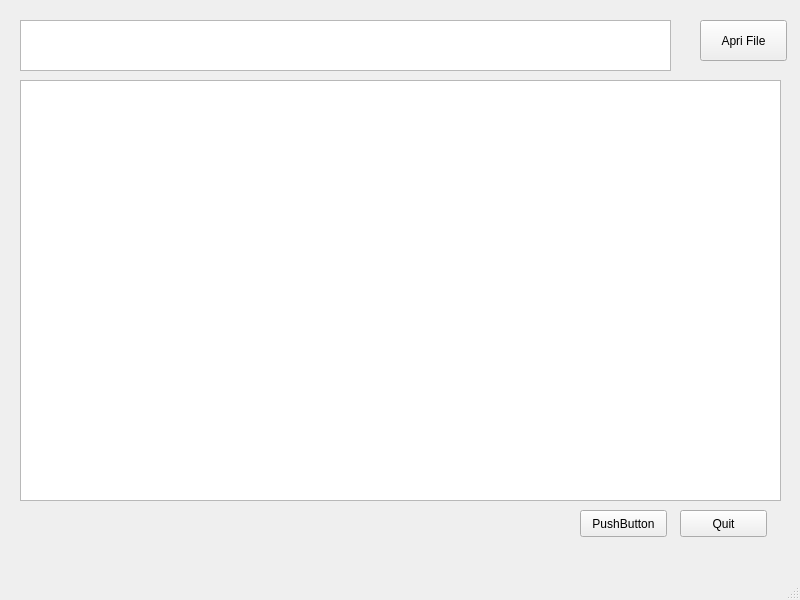
<?xml version="1.0" encoding="UTF-8"?>
<ui version="4.0">
 <class>MainWindow</class>
 <widget class="QMainWindow" name="MainWindow">
  <property name="geometry">
   <rect>
    <x>0</x>
    <y>0</y>
    <width>800</width>
    <height>600</height>
   </rect>
  </property>
  <property name="sizePolicy">
   <sizepolicy hsizetype="Expanding" vsizetype="Preferred">
    <horstretch>0</horstretch>
    <verstretch>0</verstretch>
   </sizepolicy>
  </property>
  <property name="windowTitle">
   <string>Converti Link by Robotic Boyer</string>
  </property>
  <widget class="QWidget" name="centralwidget">
   <widget class="QPushButton" name="B_quit">
    <property name="geometry">
     <rect>
      <x>680</x>
      <y>510</y>
      <width>87</width>
      <height>27</height>
     </rect>
    </property>
    <property name="text">
     <string>Quit</string>
    </property>
   </widget>
   <widget class="QPushButton" name="B_01">
    <property name="geometry">
     <rect>
      <x>580</x>
      <y>510</y>
      <width>87</width>
      <height>27</height>
     </rect>
    </property>
    <property name="text">
     <string>PushButton</string>
    </property>
   </widget>
   <widget class="QPlainTextEdit" name="T_log">
    <property name="geometry">
     <rect>
      <x>20</x>
      <y>80</y>
      <width>761</width>
      <height>421</height>
     </rect>
    </property>
    <property name="sizePolicy">
     <sizepolicy hsizetype="Expanding" vsizetype="Expanding">
      <horstretch>0</horstretch>
      <verstretch>0</verstretch>
     </sizepolicy>
    </property>
   </widget>
   <widget class="QPushButton" name="B_file">
    <property name="geometry">
     <rect>
      <x>700</x>
      <y>20</y>
      <width>87</width>
      <height>41</height>
     </rect>
    </property>
    <property name="text">
     <string>Apri File</string>
    </property>
   </widget>
   <widget class="QTextEdit" name="T_file">
    <property name="geometry">
     <rect>
      <x>20</x>
      <y>20</y>
      <width>651</width>
      <height>51</height>
     </rect>
    </property>
   </widget>
  </widget>
  <widget class="QMenuBar" name="menubar">
   <property name="geometry">
    <rect>
     <x>0</x>
     <y>0</y>
     <width>800</width>
     <height>27</height>
    </rect>
   </property>
  </widget>
  <widget class="QStatusBar" name="statusbar"/>
 </widget>
 <resources/>
 <connections/>
</ui>
